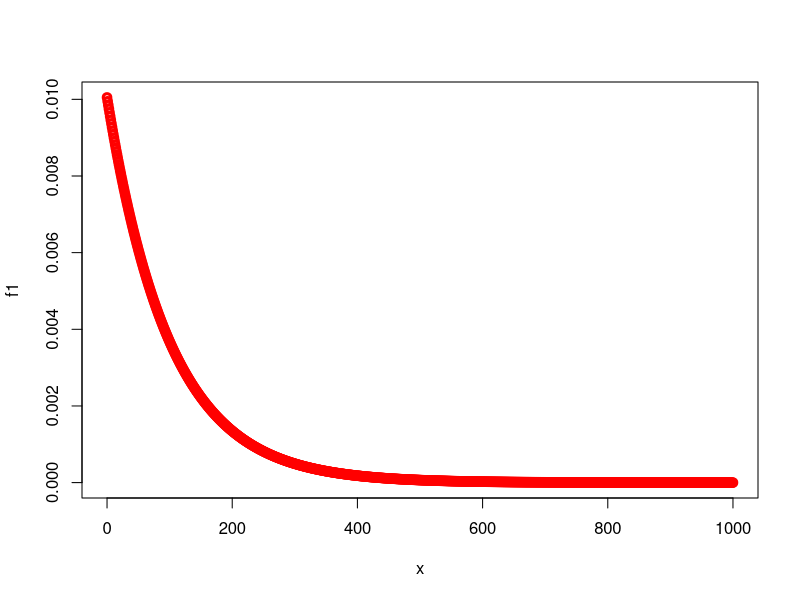
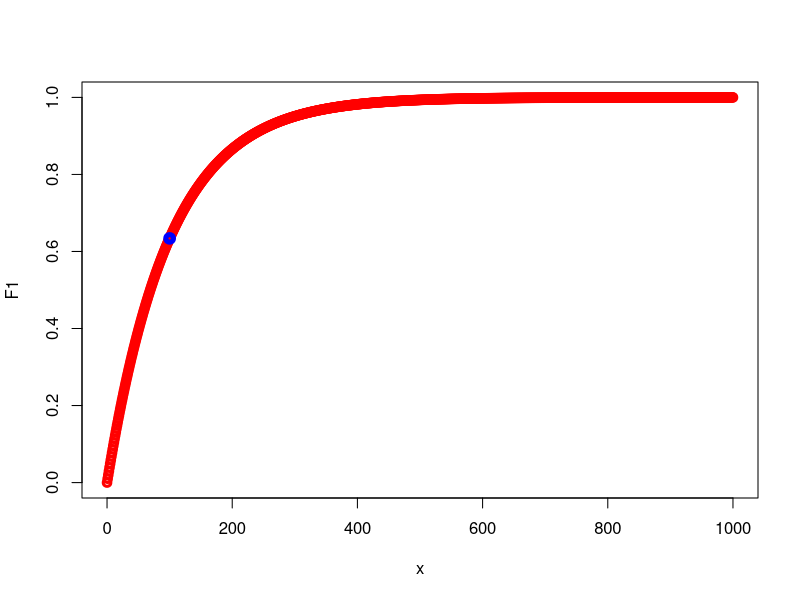
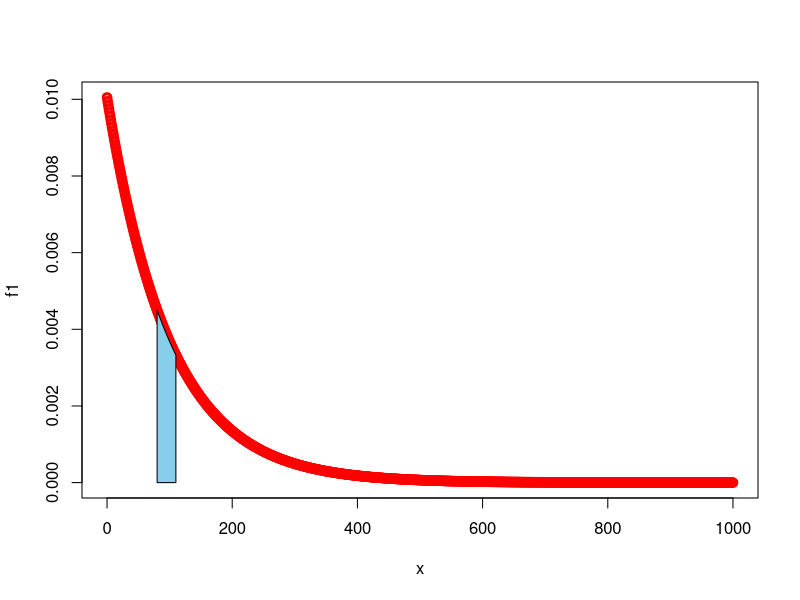
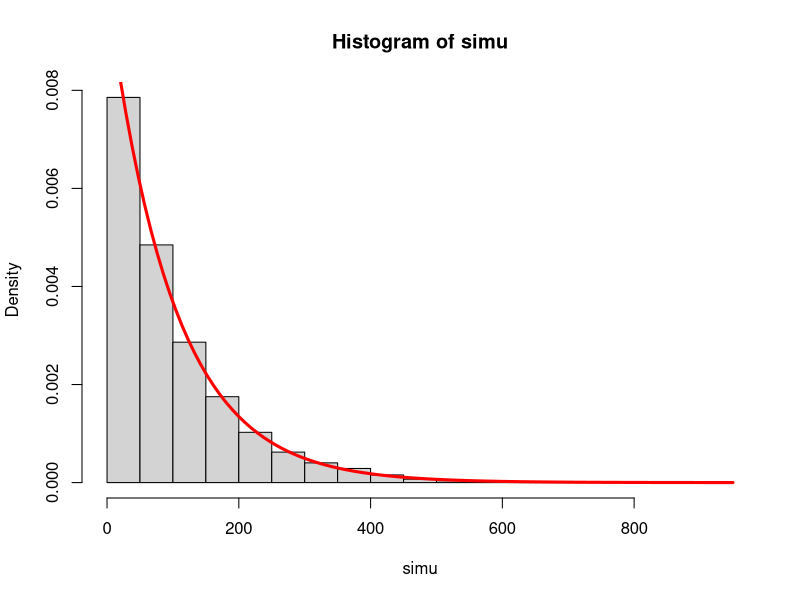

Write R code to recreate these figures, in order.
#Sea X la distancia en metros que recorre un animal desde el lugar donde nace hasta el primer territorio desocupado que encuentra. Según el artículo “Competition and dispersal from multiple nests” publicado en la revista científica Ecology, para las ratas canguro, la distancia X se puede modelar mediante una variable aleatoria con distribución exponencial con parámetro 0.01005

#Realiza la gráfica de la función de densidad de X
lambda = 0.01005
x = 0:1000
f1 = dexp(x, rate= lambda)
plot(x, f1, col="red", lwd=3)


#Realiza la gráfica de la función de distribución de X
F1 = pexp(x, rate = lambda, lower.tail = TRUE)
plot(x, F1, col="red", lwd=3)

#Calcula la probabilidad de que un animal recorra menos de 100 metros hasta encontrar el primer territorio desocupado. Representa dicha probabilidad en la gráfica de la función de distribución.
pexp(100, rate = lambda, lower.tail = TRUE)
points(100, pexp(100, rate = lambda, lower.tail = TRUE), col="blue", lwd=5)

#Calcula la probabilidad de que un animal recorra más de 80 pero menos de 110 metros hasta encontrar el primer territorio desocupado. Representa dicha probabilidad en la gráfica de la función de densidad.
pexp(110, rate = lambda, lower.tail = TRUE) - pexp(80, rate = lambda, lower.tail = TRUE)
plot(x, f1, col="red", lwd=3)
cord.x=c(80,seq(80,110,length=100),110) # Vector de vértices en x para elpolígono
cord.y=c(0,dexp(seq(80,110,length=100),rate=lambda),0) # Vector de vértices en y
polygon(cord.x, cord.y, col='skyblue')

#¿Cuál es el valor de la distancia mediana que recorre un animal desde el lugar donde nace hasta el primer territorio desocupado que encuentra?
qexp(0.5, rate=lambda)

#Realiza 10000 simulaciones de la distancia que recorre un animal. (Utiliza como semilla el número 123)
set.seed(123)
simu = rexp(10000, rate = lambda)

#Representa gráficamente la frecuencia de los resultados obtenidos y compáralo con el diagrama de la función de probabilidad.
hist(simu, freq = FALSE)
curve(dexp(x, rate= lambda), col="red", lwd=3, add=TRUE)

#¿Cuál es el valor de la media de los resultados de las simulaciones?
mean(simu)

#¿Cuál es la mediana de los resultados de las simulaciones?
median(simu)

#¿Cuál es la desviación típica de los resultados de las simulaciones?
sd(simu)
